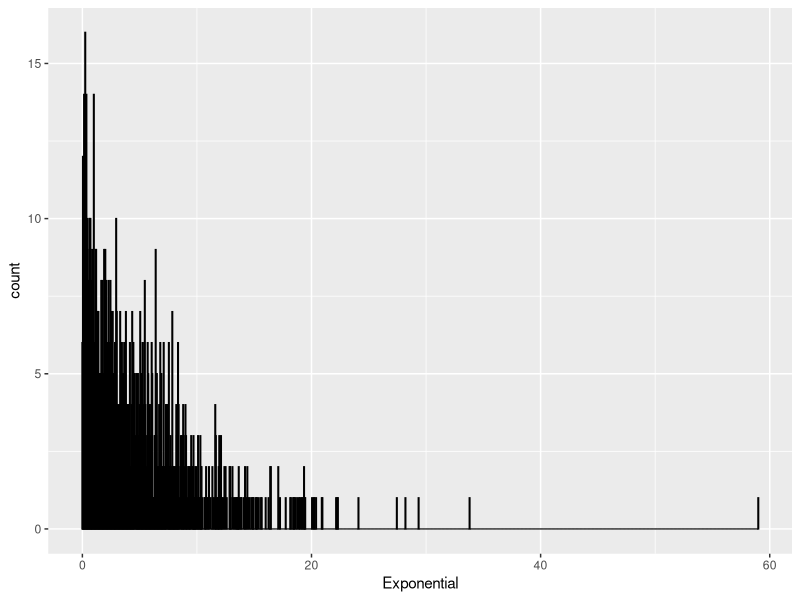
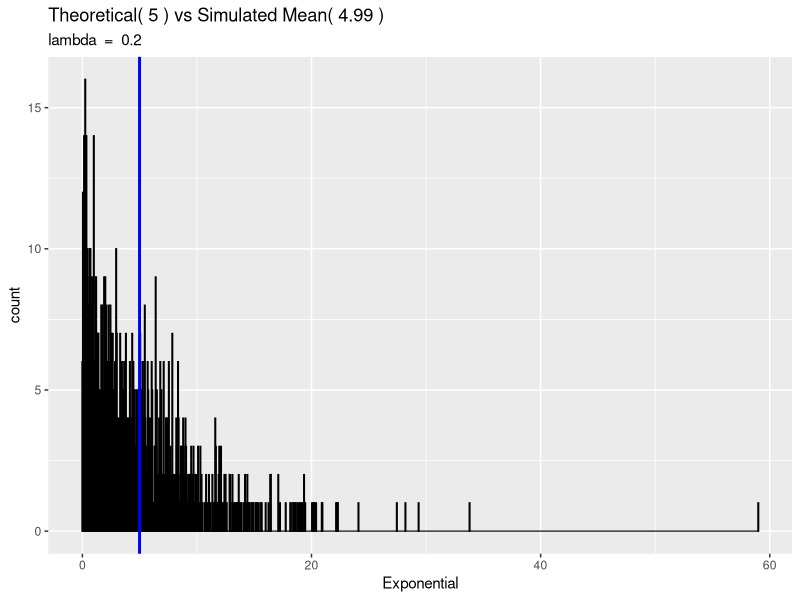
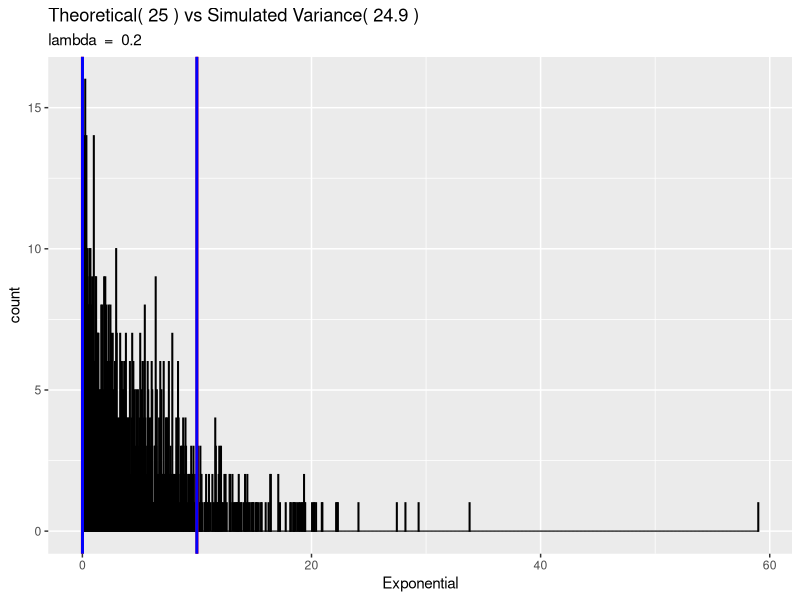
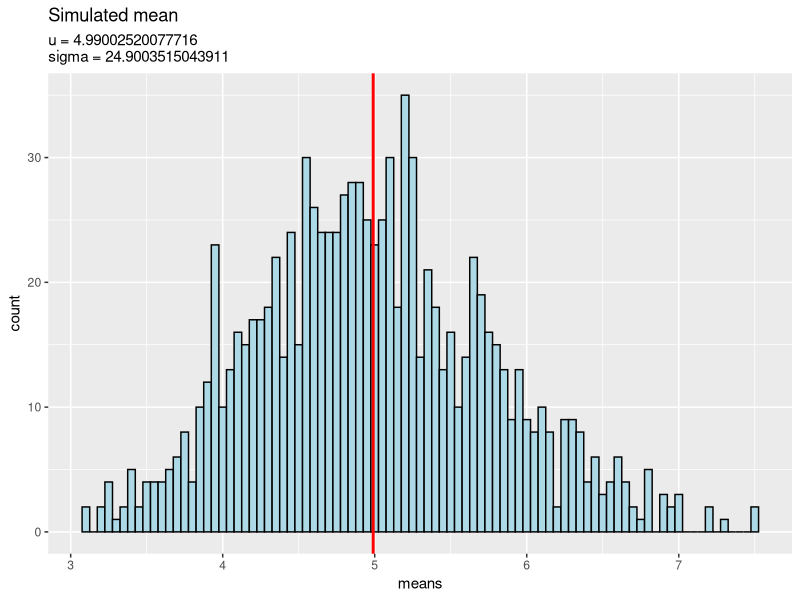
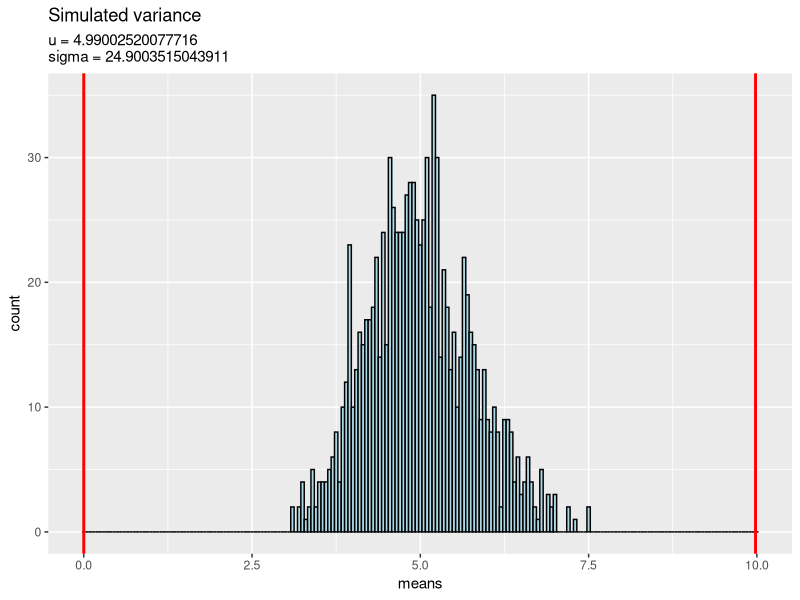
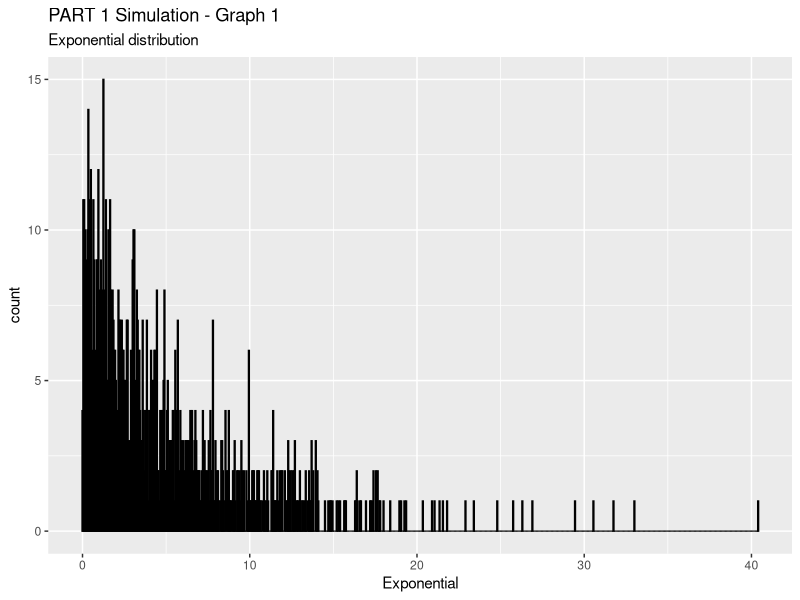
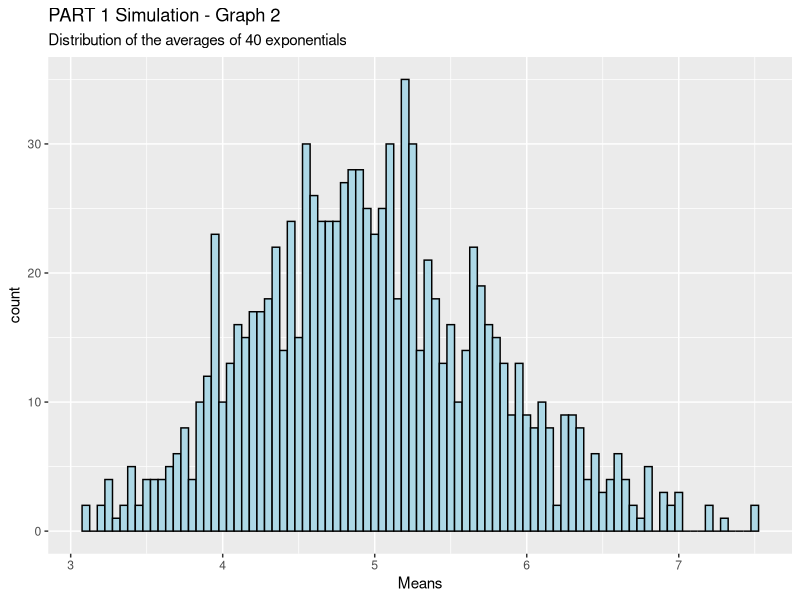

R code for these plots, in order:
## ---- chunk 1
knitr::opts_chunk$set(echo = FALSE)
library(ggplot2)
library(gridExtra)
set.seed(1)
# Running the simulations
# the would be to 1000 times calculate the average of forthy samples of the exponential distribution.
theoretical.lambda <- 0.2
theoretical.mean <- 1/theoretical.lambda# 5
mns  <- vector("numeric",1000)
for (i in 1 : 1000) mns[i] = mean(rexp(n = 40,rate = theoretical.lambda))

sample.mean     <- mean(mns)
sample.lambda   <- 1/sample.mean
############################################################################
## first point comparing the theoretical mean against the simulated means.## 
############################################################################
############################################################################
##                   second point comparing variances.                    ## 
############################################################################
sample.var      <- 1/sample.lambda^2
theoretical.var <- 1/theoretical.lambda^2
### analysis, almost the same

exponential <- rexp(n = 1000,rate = theoretical.lambda)
g.exp = ggplot(data.frame(Exponential = exponential), aes(x= Exponential))
g.exp = g.exp+geom_histogram(color = "black", fill = "lightblue", binwidth = 0.05 )

g.exp.var =g.exp +geom_vline(xintercept = theoretical.mean + sqrt(theoretical.var), size = 1, colour = "red")
g.exp.var =g.exp.var +geom_vline(xintercept = theoretical.mean - sqrt(theoretical.var), size = 1, colour = "red")
g.exp.var =g.exp.var +geom_vline(xintercept = theoretical.mean + sqrt(sample.var), size = 1, colour = "blue")
g.exp.var =g.exp.var +geom_vline(xintercept = theoretical.mean - sqrt(sample.var), size = 1, colour = "blue")
g.exp.var =g.exp.var+labs(title = paste("Theoretical(",theoretical.var,")","vs Simulated Variance(",round(sample.var,3),")"),subtitle ="lambda  =  0.2")

g.exp.mean = g.exp+ geom_vline(xintercept = theoretical.mean, size = 1, colour = "red")
g.exp.mean = g.exp+ geom_vline(xintercept = sample.mean, size = 1, colour = "blue")
g.exp.mean =g.exp.mean+labs(title = paste("Theoretical(",theoretical.mean,")","vs Simulated Mean(",round(sample.mean,3),")"),subtitle ="lambda  =  0.2")

g.mean = ggplot(data.frame(means = mns), aes(x= means))
g.mean = g.mean+geom_histogram(color = "black", fill = "lightblue", binwidth = 0.05 )
g.mean = g.mean+geom_vline(xintercept = sample.mean, size = 1, colour = "red")
g.mean = g.mean+labs(title = "Simulated mean",
                     subtitle =paste("u =",sample.mean,"\nsigma =",sample.var))

g.var = ggplot(data.frame(means = mns), aes(x= means))
g.var = g.var+geom_histogram(color = "black", fill = "lightblue", binwidth = 0.05 )
g.var = g.var+geom_vline(xintercept = sample.mean + sqrt(sample.var), size = 1, colour = "red")
g.var = g.var+geom_vline(xintercept = sample.mean - sqrt(sample.var), size = 1, colour = "red")
g.var = g.var+labs(title = "Simulated variance",
                     subtitle =paste("u =",sample.mean,"\nsigma =",sample.var))
#g
### analysis
# The simulated mean converged really close to the theoretical, Therefore, the simulated 40 averages of the exponential distributions drawn in this plot comply with the premises of the CTL. 

############################################################################
##                   third point comparing distributions.                 ## 
############################################################################
exponential <- rexp(n = 1000,rate = theoretical.lambda)
g1 = ggplot(data.frame(Exponential = exponential), aes(x= Exponential))
g1 = g1+geom_histogram(color = "black", fill = "lightblue", binwidth = 0.05 )
g1 = g1+labs(title = "PART 1 Simulation - Graph 1",
             subtitle ="Exponential distribution")

g2 = ggplot(data.frame(Means = mns), aes(x= Means))
g2 = g2+geom_histogram(color = "black", fill = "lightblue", binwidth = 0.05 )
g2 = g2+labs(title = "PART 1 Simulation - Graph 2",
                subtitle ="Distribution of the averages of 40 exponentials")

#grid.arrange(g1, g2, nrow = 1)
### Analysis
# The two graphs show a explicit differences between the distributions. 
# Graph one shows 1000 samples of an exponential distribution with lambda 0.2
# Graph two shows 1000 averages of 40 points of a exponential distribution with lambda 0.2. 
# From these two graphs it is possible to see that graph two resembles an normal distrubution as indicated by the CTL.

#--------------------------------------------------------------------------------------------------------------------
# PART 2 - Basic Inferential Data Analysis Instructions
#--------------------------------------------------------------------------------------------------------------------
data(ToothGrowth)
#summary(ToothGrowth)
#head(ToothGrowth)
#ToothGrowth$dose
# paired measures, differences between two treatments was positive or not
## by supp
data.VC <- subset(ToothGrowth,supp == "VC")
data.OJ <- subset(ToothGrowth,supp == "OJ")

difference <- data.VC$len-data.OJ$len
#t.test(difference)$conf.int

#Given that the samples were taken from the same patients over a 

#t.test(g2, g1, paired = FALSE, var.equal = TRUE)$conf.int
#t.test(data.VC$len, data.OJ$len, paired = FALSE, var.equal = FALSE)
# For paired the two sided t-test at 95% provides an interval -7.57 and 0.17, the interval includes cero. Therefore, when comparing OJ and VC we fail to reject the null hipothesis and we can not conclude wether OJ or VC have an effect on tooth lenght at 95% of confidence inteval.

## by dose
data.dose1 <- subset(ToothGrowth,dose == 0.5)
data.dose2 <- subset(ToothGrowth,dose == 1.0)
data.dose3 <- subset(ToothGrowth,dose == 2.0)

df12 <- data.dose1$len-data.dose2$len
df13 <- data.dose1$len-data.dose3$len
df23 <- data.dose2$len-data.dose3$len

data12 <- t.test(df12, paired = FALSE, var.equal = FALSE)
# all negative, therefore dose 2 increses with respecto to dose 1
# t -6.9
# p-value super small

data13<- t.test(df13, paired = FALSE, var.equal = FALSE)
# all super negative, therefore dose 3 increses with respecto to dose 1
# t = -11.291
# p-value = close to cero
data23 <- t.test(df23, paired = FALSE, var.equal = FALSE)
# t = -4.6
# p-value = 0.00019
# all negative, therefore dose 3 increses with respecto to dose 2
# The dose quantity is proportional to the increase in tooth lenght

# Combining the two analyses it is proposed that whit the current data, we can not say that the type of supp has an effect on tooth grwoth However, it is possible to say that the more doses there are of a treathment the longer the tooth grow. 

## ---- chunk 2
summary(ToothGrowth)
## ---- chunk 3
t.test(data.VC$len, data.OJ$len, paired = FALSE, var.equal = FALSE)
## ---- chunk 4
data12 <- t.test(df12, paired = FALSE, var.equal = FALSE)
## ---- chunk 5
data13<- t.test(df13, paired = FALSE, var.equal = FALSE)
## ---- chunk 6
data23 <- t.test(df23, paired = FALSE, var.equal = FALSE)
